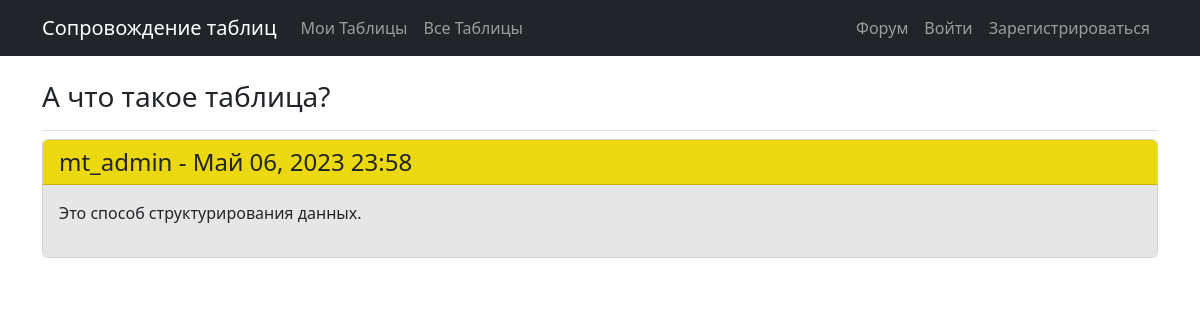
/forum/topics/1/, run on the app's committed database.
### forum/models.py (models this page shows, shortened)
class Topic(models.Model):
    text = models.CharField(max_length=200)
    date_added = models.DateTimeField(auto_now_add=True)
    def __str__(self):
        return self.text

class Entry(models.Model):
    topic = models.ForeignKey(Topic, on_delete=models.CASCADE)
    text = models.TextField(max_length=500)
    date_added = models.DateTimeField(auto_now_add=True)
    owner = models.ForeignKey(User, on_delete=models.CASCADE)
    class Meta:
        verbose_name_plural = 'entries'

### forum/views.py (the view)
# urls.py: path('topics/<int:topic_id>/', views.topic, name='topic'),
def topic(request, topic_id):
    topic = get_object_or_404(Topic, id=topic_id)
    entries = topic.entry_set.order_by('-date_added')
    context = {'topic': topic, 'entries': entries}
    return render(request, 'forum/topic.html', context)

### forum/templates/forum/topic.html (shortened to what this page needs)
{% extends 'managing_tables/base.html' %}
{% block page_header %}
  <div class="d-flex justify-content-between">
    <h3>{{ topic }}</h3>
  </div>
{% endblock page_header %}
{% block content %}
  {% for entry in entries %}
    <div class="card mb-3">
      <h4 class="card-header" style="background-color: #EBD80F;">
        {% if entry.owner == request.user %}
          {{ entry.owner }} -
          <a href="{% url 'forum:edit_entry' entry.id %}" class="link-dark">
            {{ entry.date_added|date:'M d, Y H:i' }}
          </a>
        {% else %}
          {{ entry.owner }} - {{ entry.date_added|date:'M d, Y H:i' }}
        {% endif %}
      </h4>
      <div class="card-body" style="background-color: #E6E6E6;">
        {{ entry.text|linebreaks }}
      </div>
    </div>
    {% empty %}
      <div class="card mb-3">
        <h4 class="card-header d-flex justify-content-center" style="background-color: #EBD80F;">
          Пока что нет ни одного ответа
        </h4>
      </div>
    {% endfor %}
{% endblock content %}

### data on the page
Topic: text "А что такое таблица?"
Entry: owner "mt_admin", date_added "Май 06, 2023 23:58", text "Это способ структурирования данных."
